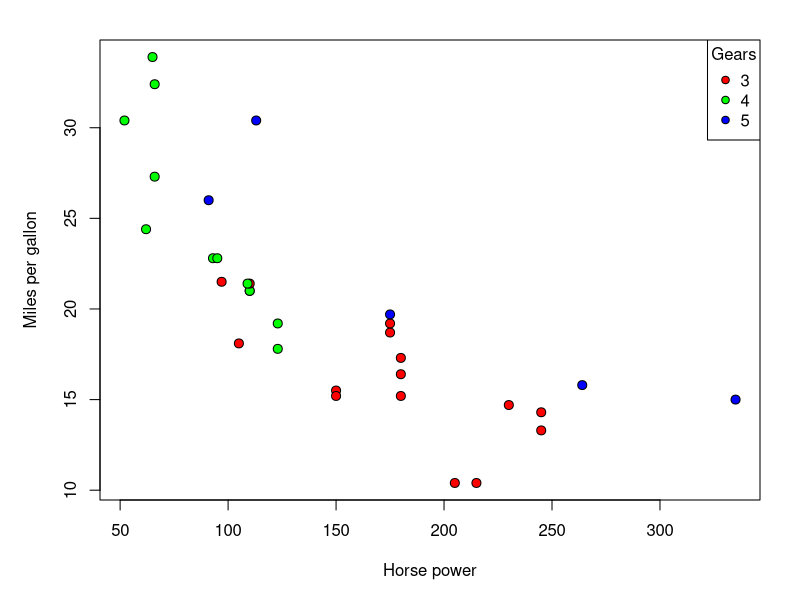

The R source for this figure:
## ---- chunk 1
library(knitr)
knitr::opts_chunk$set(echo = TRUE)
## ---- chunk 2
fit <- lm(mpg ~ hp, data=mtcars)
kable(anova(fit))
## ---- chunk 3
par(mar=c(5,5,2,2))
palette(rainbow(3))
with(mtcars,plot(hp, mpg, pch=21, 
                 xlab="Horse power",
                 ylab="Miles per gallon",
                 bg=as.factor(gear), cex=1.2))
legend("topright", levels(as.factor(mtcars$gear)), pch=21, pt.bg=palette(),
       title="Gears")
